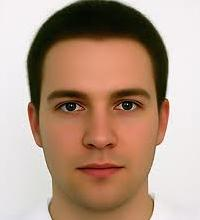
#> input picture Computer Vision & Image Processing/face.jpg, 200 x 220 px, found by its file name
$ jupyter execute Image-Color-Clustering-KMeans.ipynb
#> lines starting #> are read from the running program, lines starting #| are printed output that depends on the picture
[cell 1]
import numpy as np
import pandas as pd
import csv
import cv2
import seaborn as sb
import matplotlib.pyplot as plt
from sklearn.preprocessing import LabelEncoder, StandardScaler
from sklearn.metrics import confusion_matrix, accuracy_score
from sklearn.linear_model import LogisticRegression
from sklearn.linear_model import LinearRegression
from sklearn.model_selection import train_test_split
from sklearn.ensemble import RandomForestClassifier
from sklearn.tree import DecisionTreeClassifier
from sklearn.cluster import KMeans
import plotly.express as px
import scipy.stats as stats

[cell 2]
image = cv2.imread(r'C:\Users\Mannahil Miftah\Downloads\face.jpg')
#> image is the input picture: shape (220, 200, 3); mean B, G, R 132.8, 151.2, 179
image.shape
#> Out = (220, 200, 3)

[cell 3]
image.shape[2]
#> Out = 3

[cell 4]
convert_img = np.reshape(image, (-1, image.shape[2]))
convert_img

[cell 5]
clusters = [2, 3, 5, 10, 15]

for c in clusters:
    kmeans = KMeans(n_clusters = c, random_state = 42)
    label = kmeans.fit_predict(convert_img)
    cluster_centers = kmeans.cluster_centers_
    face = cluster_centers[label]
    face = face.reshape(image.shape).astype(np.uint8)
    plt.title('Clusters = ' + str(c))
    plt.imshow(face)
    plt.show()
#> this loop made 5 passes
#> pass 1, `face = face.reshape(image.shape).astype(np.uint8)`:
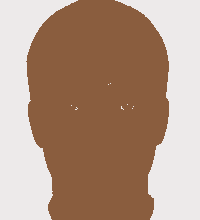
#> face: shape (220, 200, 3); mean B, G, R 132.3, 150.7, 178.5
#> pass 2, `face = face.reshape(image.shape).astype(np.uint8)`:
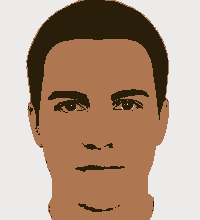
#> face: shape (220, 200, 3); mean B, G, R 132.1, 150.8, 178.3
#> pass 3, `face = face.reshape(image.shape).astype(np.uint8)`:
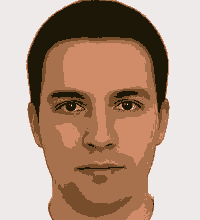
#> face: shape (220, 200, 3); mean B, G, R 132.2, 150.7, 178.8
